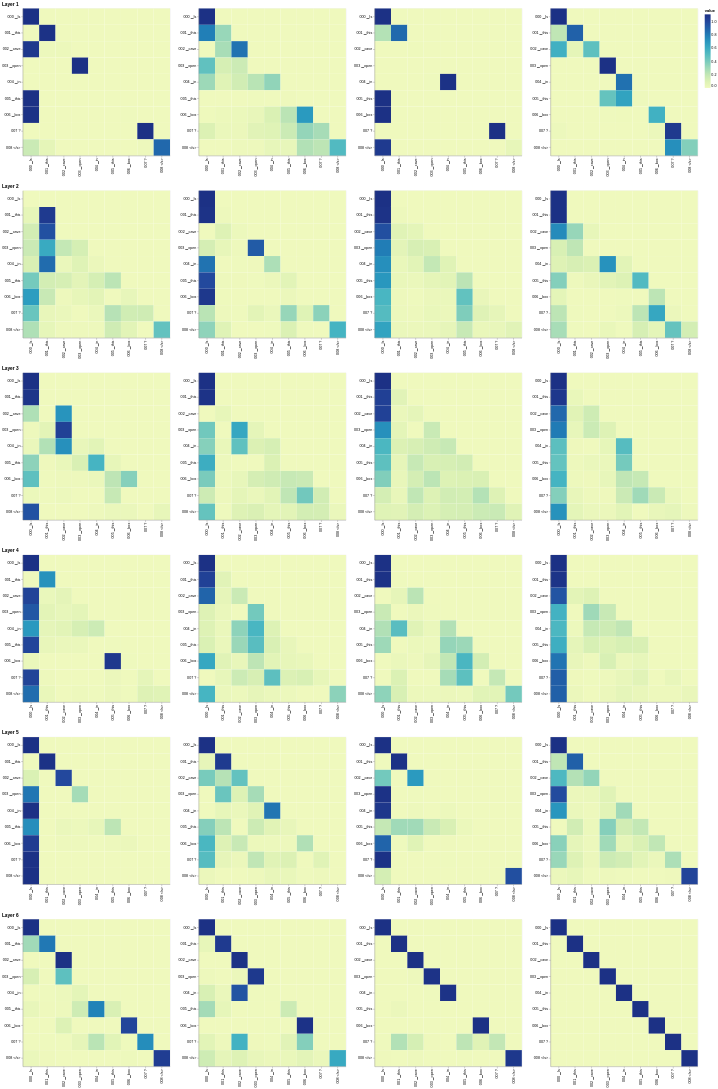

Notebook code cell kept with this figure:
### Code cell
def viz_decoder_self():
    model, example_data = run_model_example(n_examples=1)
    # example_data는 [(batch, decoded_inputs, decoded_labels, preds, decoded_preds), ...]
    example = example_data[len(example_data) - 1]

    layer_viz = [
        visualize_layer(
            model,
            layer,
            get_decoder_self,
            len(example[4]),
            example[4],
            example[4],
        )
        for layer in range(6)
    ]
    return alt.hconcat(
        layer_viz[0]
        & layer_viz[1]
        & layer_viz[2]
        & layer_viz[3]
        & layer_viz[4]
        & layer_viz[5]
    )


viz_decoder_self()
